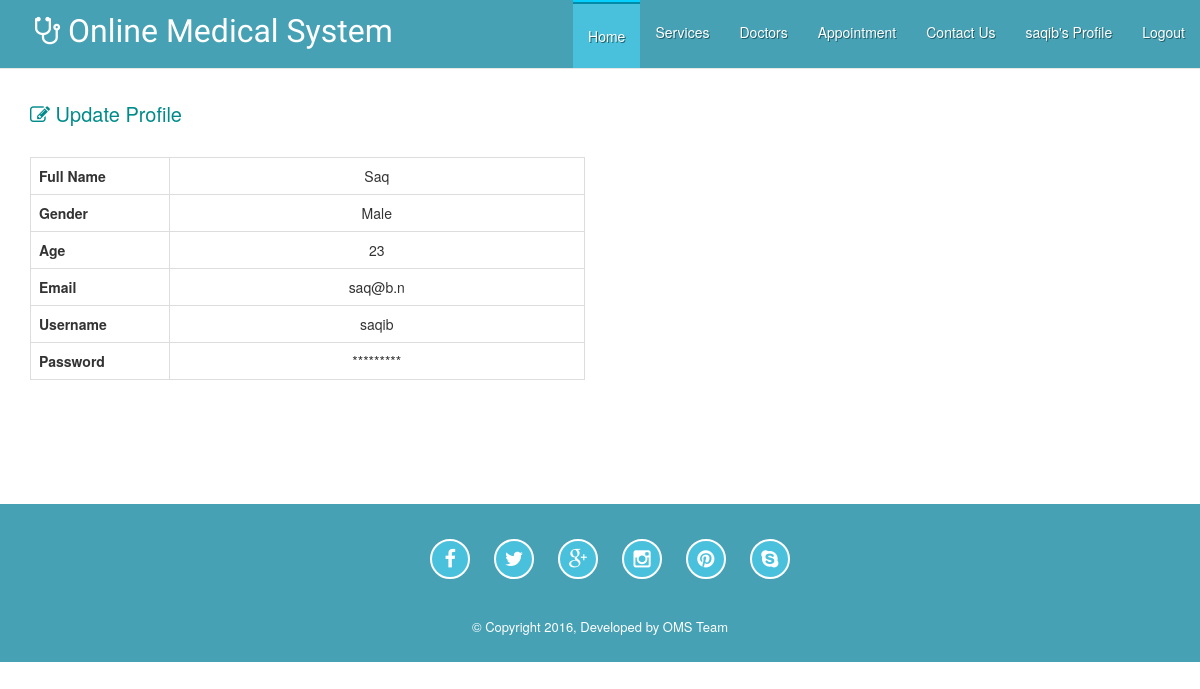
The app's page /user/profile.php (signed in) with its own data.
### tables this page shows
CREATE TABLE `users` (
  `id` int(11) NOT NULL,
  `full_name` varchar(255) NOT NULL,
  `gender` int(11) NOT NULL COMMENT '1=Male , 2=Female',
  `age` varchar(255) NOT NULL,
  `email` varchar(255) NOT NULL,
  `username` varchar(255) NOT NULL,
  `password` varchar(255) NOT NULL,
  `login_type` int(11) NOT NULL COMMENT '1=User , 2=Doctor , 3=Admin'
);

### user/User_class.php (called while the page is built, shortened)
<?php
class User_class{
    public function get_profile_data(){
        $id=$_SESSION['user_id'];
        $sql="SELECT * FROM users where id='$id'";
        $res = mysql_query($sql);
        $result = mysql_fetch_assoc($res);
        return $result;
    }
}
?>

### user/profile.php (the view, shortened to what this page needs)
<?php
require_once 'User_class.php';
$user_obj=new User_class();
$all_data=$user_obj->get_profile_data();
?>
<?php require_once './header.php'; ?>
    <br>
    <br>
    <br>
    <br>
    <div class="container" style="min-height: 364px;">
        <div class="row">
            <br>
        <div class="col-lg-12 col-md-12" style="font-size: 20px;">
                <a href="update_profile.php" class="add-doc-btn"><i class="fa fa-edit"></i> Update Profile</a>
                <br><br>
        </div>
        <div class="col-md-6">
            <table class="table table-bordered" style="text-align: center;">
                <tr>
                    <th class="col-md-3">Full Name</th>
                    <td class="col-md-9"><?php echo $all_data['full_name']; ?></td>
                </tr>
                <tr>
                    <th>Gender</th>
                    <td><?php echo $all_data['gender']==1?'Male':'Female'; ?></td>
                </tr>
                <tr>
                    <th>Age</th>
                    <td><?php echo $all_data['age']; ?></td>
                </tr>
                <tr>
                    <th>Email</th>
                    <td><?php echo $all_data['email']; ?></td>
                </tr>
                <tr>
                    <th>Username</th>
                    <td><?php echo $all_data['username']; ?></td>
                </tr>
                <tr>
                    <th>Password</th>
                    <td>*********</td>
                </tr>
            </table>
        </div>
        </div>
    </div>
    <br>
    <br>
    <br>
<?php require_once './footer.php'; ?>

### assets/css/main.css (style rules this page uses)
* { outline: none !important; }
a { color: darkcyan; }
.widget h4, { background: url("../img/title-bg.png") repeat-x scroll 0 4px rgba(0, 0, 0, 0); font-weight: bold; margin-bottom: 10px; margin-top: 0; }

### records on screen
users: full_name "Saq", age "23", email "saq@b.n", username "saqib"

### other values on screen
$_SESSION['user_name'] "saqib"
